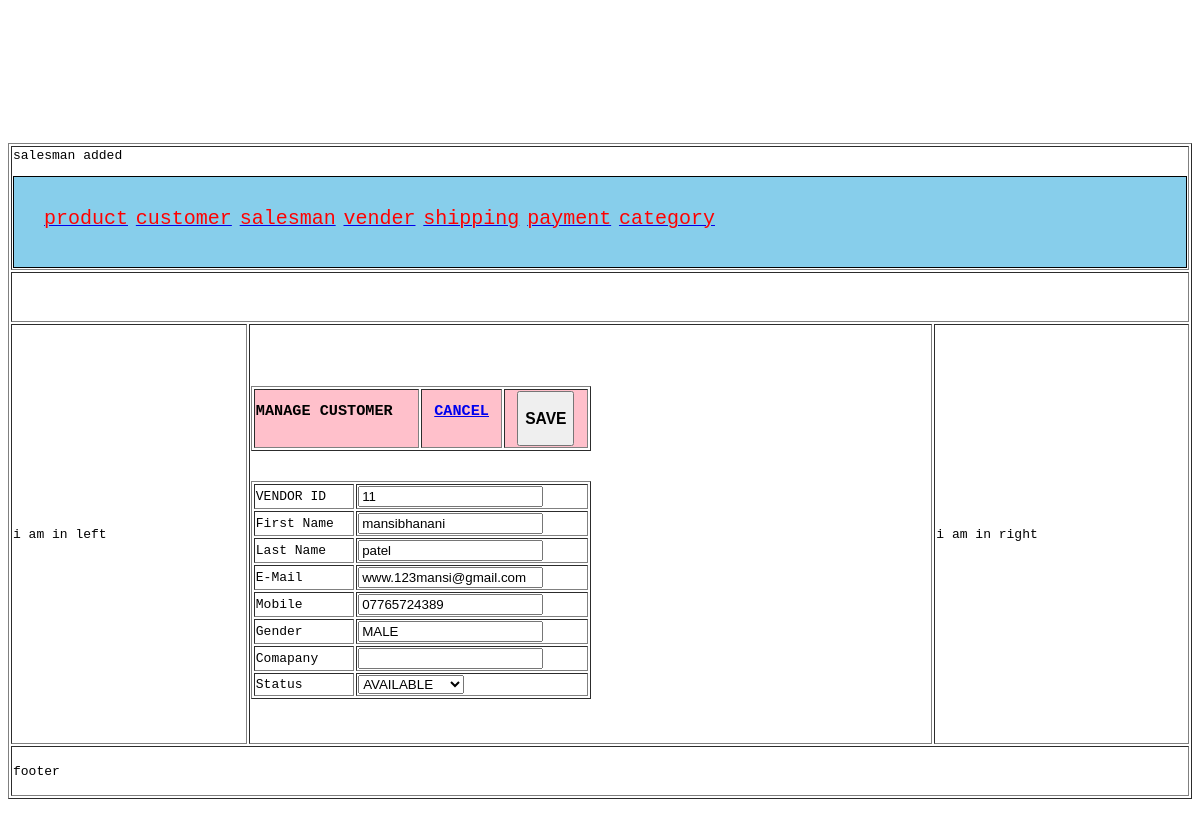
Page /index.php?c=vender&a=edit&vendor_id=11 on the committed database.
### tables this page shows
CREATE TABLE `vendor` (
  `vendor_id` int(11) NOT NULL,
  `first_name` varchar(255) NOT NULL,
  `last_name` varchar(255) NOT NULL,
  `email` varchar(255) NOT NULL,
  `mobile` varchar(255) NOT NULL,
  `gender` enum('MALE','FEMALE') NOT NULL,
  `status` enum('AVAILABLE','INAVAILABLE') NOT NULL,
  `company` varchar(255) NOT NULL,
  `inserted_at` datetime DEFAULT NULL,
  `updated_at` datetime DEFAULT NULL
);

### model/core/view.php (called while the page is built, shortened)
<?php
class model_core_view{
	protected $data = [];
	protected $template = null;
	function __get($key){
		if(array_key_exists($key,$this->data))
		{
			return $this->data[$key];
		}
	}
	public function setTemplate($template){
		$this->template = $template;
		return $this;
	}
	public function getTemplate(){
		return $this->template;
	}
	public function setData($data){
		$this->data = $data;
		return $this->data;
	}
	public function render(){
		require_once 'view'.DS.$this->getTemplate();
	}
}
?>

### controller/vender.php (called while the page is built, shortened)
<?php
class controller_vender extends model_core_action{
	public function editAction(){
		$layout = new Block_Core_Layout();
		$edit = new Block_Vender_Edit();
		$layout->prepareChildren();
		$layout->getChild('contain')->addChild('edit',$edit);
		$layout->getChildren();
		$header = new Block_Html_header();
		$layout->getChild('header');
		$layout->addChild('header',$header);
		$layout->getChildren();
		$layout->render();
	}
}
?>

### controller/core/front.php (called while the page is built, shortened)
<?php
class controller_core_front {
	public function init(){
		$action = new model_core_action();
		$request = $action->getRequest();
		$action = $request->getActionName()."Action";
		$actionName = new $className();
		$actionName->$action();
	}
}
?>

### index.php (called while the page is built, shortened)
<?php
require_once 'controller/core/front.php';
class Ccc {
	public static function init(){
		$front = new controller_core_front();
		$front->init();
	}
}
Ccc::init();
?>

### block/core/abstracts.php (called while the page is built, shortened)
<?php
require_once 'model/core/view.php';
class Block_Core_Abstracts extends Model_Core_View
{
	protected $children = [];
	public function getChildren()
	{
		return $this->children;
	}
	public function addChild($key,$value)
	{
		$this->children[$key] = $value;
	}
}
?>

### model/core/table.php (called while the page is built, shortened)
<?php
class model_core_table{
	public function getAdapter(){
		$adapter = new model_core_adapter();
		return $adapter;
	}
	public function setTableName($tableName){
		$this->tableName = $tableName;
		return $this;
	}
	public function setPrimaryKey($primaryKey){
		$this->primaryKey = $primaryKey;
		return $this;
	}
	public function fetchRow($query=null){
		$result = $this->getAdapter()->fetchRow($query);
		return $result;
	}
}
?>

### model/core/adapter.php (called while the page is built, shortened)
<?php
class model_core_adapter
{
	public $server = "localhost";
	public $username = "root";
	public $password = "";
	public $database = "project-george-solanki";
	public function connection(){
		$conn = new mysqli($this->server,$this->username,$this->password,$this->database);
		return $conn;
	}
	public function fetchRow($sql){
		$conn = $this->connection();
		$result = $conn->query($sql);
		$rows = $result->fetch_array();
		return $rows;
	}
}
?>

### block/vender/edit.php (called while the page is built, shortened)
<?php
class Block_vender_edit extends Block_Core_Abstracts
{
	function __construct()
	{
		$this->CollectionData();
	}
	public function CollectionData()
	{
		$request = Ccc::getModel('Core_Request');
		$id = $request->getParam('vendor_id');
		if($id)
		{
			$vender_row = Ccc::getModel('venders_row');
			$venders = $vender_row->load($id);
		}
	}
}
?>

### view/vender/edit.phtml (the view, shortened to what this page needs)
<?php
$venders = $this->venders;
?>
	<form method="POST" action="index.php?c=vender&a=update">
		<table width="50%" border="1">
			<tr bgcolor="pink">
				<td width="30%"><h3>MANAGE CUSTOMER</h3></td>
				<td width="10%" align="center"><h3><a href="index.php?c=vender&a=grid">CANCEL</a></h3></td>
				<td width="10%" align="center"><a><button type="submit"><h3>SAVE</h3></button></a></td>
			</tr>
		</table>
		<table width="50%" border="1">
			<tr>
				<td>VENDOR ID</td>
				<td><input type="text" name="vender[vendor_id]" value="<?php echo $venders->vendor_id ?>"></input></td>
			</tr>
			<tr>
				<td>First Name</td>
				<td><input type="text" name="vender[first_name]" value="<?php echo $venders->first_name ?>"></input></td>
			</tr>
			<tr>
				<td>Last Name</td>
				<td><input type="text" name="vender[last_name]" value="<?php echo $venders->last_name ?>"></input></td>
			</tr>
			<tr>
				<td>E-Mail</td>
				<td><input type="text" name="vender[email]" value="<?php echo $venders->email ?>"></input></td>
			</tr>
			<tr>
				<td>Mobile</td>
				<td><input type="text" name="vender[mobile]" value="<?php echo $venders->mobile ?>"></input></td>
			</tr>
			<tr>
				<td>Gender</td>
				<td><input type="text" name="vender[gender]" value="<?php echo $venders->gender ?>"></input></td>
			</tr>
			<tr>
				<td>Comapany</td>
				<td><input type="text" name="vender[company]" value="<?php echo $venders->company ?>"></input></td>
			</tr>
			<tr>
				<td>Status</td>
				<td>
					<select name="vender[status]">
						<option value="AVAILABLE">AVAILABLE</option>
					</select>
				</td>
			</tr>
		</table>
	</form>

### view/html/contain.phtml (shortened to what this page needs)
<div>
<?php
$layout = $this->getChildren();
foreach ($layout as $key => $child) {
	$child->render();
}
?>

### rows in the picture
vendor: vendor_id "11", first_name "mansibhanani", last_name "patel", email "www.123mansi@gmail.com", mobile "07765724389", gender "MALE"

### other values in the picture
$message "salesman added"
